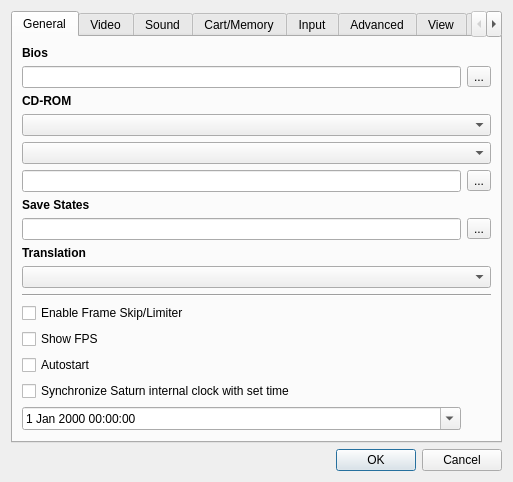
<?xml version="1.0" encoding="UTF-8"?>
<ui version="4.0">
 <class>UISettings</class>
 <widget class="QDialog" name="UISettings">
  <property name="geometry">
   <rect>
    <x>0</x>
    <y>0</y>
    <width>513</width>
    <height>451</height>
   </rect>
  </property>
  <property name="windowTitle">
   <string>Settings</string>
  </property>
  <layout class="QVBoxLayout">
   <item>
    <widget class="QTabWidget" name="twPages">
     <property name="currentIndex">
      <number>0</number>
     </property>
     <widget class="QWidget" name="wGeneral">
      <attribute name="title">
       <string>General</string>
      </attribute>
      <layout class="QGridLayout" name="gridLayout1">
       <item row="17" column="0">
        <widget class="QCheckBox" name="cbClockSync">
         <property name="text">
          <string>Synchronize Saturn internal clock with set time</string>
         </property>
        </widget>
       </item>
       <item row="19" column="0">
        <spacer>
         <property name="orientation">
          <enum>Qt::Vertical</enum>
         </property>
         <property name="sizeHint" stdset="0">
          <size>
           <width>20</width>
           <height>2</height>
          </size>
         </property>
        </spacer>
       </item>
       <item row="1" column="0">
        <widget class="QLineEdit" name="leBios"/>
       </item>
       <item row="1" column="1">
        <widget class="QToolButton" name="tbBios">
         <property name="text">
          <string>...</string>
         </property>
        </widget>
       </item>
       <item row="2" column="0" colspan="2">
        <widget class="QLabel" name="lCdRom">
         <property name="font">
          <font>
           <weight>75</weight>
           <bold>true</bold>
          </font>
         </property>
         <property name="text">
          <string>CD-ROM</string>
         </property>
         <property name="textFormat">
          <enum>Qt::PlainText</enum>
         </property>
        </widget>
       </item>
       <item row="3" column="0" colspan="2">
        <widget class="QComboBox" name="cbCdRom"/>
       </item>
       <item row="5" column="0">
        <widget class="QLineEdit" name="leCdRom"/>
       </item>
       <item row="5" column="1">
        <widget class="QToolButton" name="tbCdRom">
         <property name="text">
          <string>...</string>
         </property>
        </widget>
       </item>
       <item row="6" column="0" colspan="2">
        <widget class="QLabel" name="lSaveStates">
         <property name="font">
          <font>
           <weight>75</weight>
           <bold>true</bold>
          </font>
         </property>
         <property name="text">
          <string>Save States</string>
         </property>
         <property name="textFormat">
          <enum>Qt::PlainText</enum>
         </property>
        </widget>
       </item>
       <item row="7" column="0">
        <widget class="QLineEdit" name="leSaveStates"/>
       </item>
       <item row="7" column="1">
        <widget class="QToolButton" name="tbSaveStates">
         <property name="text">
          <string>...</string>
         </property>
        </widget>
       </item>
       <item row="8" column="0" colspan="2">
        <widget class="QLabel" name="lTranslation">
         <property name="font">
          <font>
           <weight>75</weight>
           <bold>true</bold>
          </font>
         </property>
         <property name="text">
          <string>Translation</string>
         </property>
         <property name="textFormat">
          <enum>Qt::PlainText</enum>
         </property>
        </widget>
       </item>
       <item row="12" column="0" colspan="2">
        <widget class="Line" name="line">
         <property name="orientation">
          <enum>Qt::Horizontal</enum>
         </property>
        </widget>
       </item>
       <item row="13" column="0" colspan="2">
        <widget class="QCheckBox" name="cbEnableFrameSkipLimiter">
         <property name="text">
          <string>Enable Frame Skip/Limiter</string>
         </property>
        </widget>
       </item>
       <item row="14" column="0" colspan="2">
        <widget class="QCheckBox" name="cbShowFPS">
         <property name="text">
          <string>Show FPS</string>
         </property>
        </widget>
       </item>
       <item row="15" column="0" colspan="2">
        <widget class="QCheckBox" name="cbAutostart">
         <property name="text">
          <string>Autostart</string>
         </property>
        </widget>
       </item>
       <item row="0" column="0" colspan="2">
        <widget class="QLabel" name="lBios">
         <property name="font">
          <font>
           <weight>75</weight>
           <bold>true</bold>
          </font>
         </property>
         <property name="text">
          <string>Bios</string>
         </property>
         <property name="textFormat">
          <enum>Qt::PlainText</enum>
         </property>
        </widget>
       </item>
       <item row="4" column="0" colspan="2">
        <widget class="QComboBox" name="cbCdDrive">
         <property name="sizePolicy">
          <sizepolicy hsizetype="Minimum" vsizetype="Fixed">
           <horstretch>0</horstretch>
           <verstretch>0</verstretch>
          </sizepolicy>
         </property>
        </widget>
       </item>
       <item row="9" column="0" colspan="2">
        <widget class="QComboBox" name="cbTranslation"/>
       </item>
       <item row="18" column="0">
        <widget class="QDateTimeEdit" name="dteBaseTime">
         <property name="calendarPopup">
          <bool>true</bool>
         </property>
        </widget>
       </item>
      </layout>
     </widget>
     <widget class="QWidget" name="wVideo">
      <attribute name="title">
       <string>Video</string>
      </attribute>
      <layout class="QGridLayout" name="gridLayout2">
       <item row="0" column="0" colspan="3">
        <widget class="QLabel" name="lVideoCore">
         <property name="font">
          <font>
           <weight>75</weight>
           <bold>true</bold>
          </font>
         </property>
         <property name="text">
          <string>Video Core</string>
         </property>
         <property name="textFormat">
          <enum>Qt::PlainText</enum>
         </property>
        </widget>
       </item>
       <item row="1" column="0" colspan="3">
        <widget class="QComboBox" name="cbVideoCore"/>
       </item>
       <item row="2" column="0" colspan="3">
        <widget class="QLabel" name="lOSDCore">
         <property name="font">
          <font>
           <weight>75</weight>
           <bold>true</bold>
          </font>
         </property>
         <property name="text">
          <string>OSD Core</string>
         </property>
         <property name="textFormat">
          <enum>Qt::PlainText</enum>
         </property>
        </widget>
       </item>
       <item row="3" column="0" colspan="3">
        <widget class="QComboBox" name="cbOSDCore"/>
       </item>
       <item row="4" column="0" colspan="3">
        <widget class="QLabel" name="lWinResolution">
         <property name="font">
          <font>
           <weight>75</weight>
           <bold>true</bold>
          </font>
         </property>
         <property name="text">
          <string>Window Resolution</string>
         </property>
         <property name="textFormat">
          <enum>Qt::PlainText</enum>
         </property>
        </widget>
       </item>
       <item row="5" column="0">
        <widget class="QLabel" name="lWinWidth">
         <property name="text">
          <string>Width</string>
         </property>
        </widget>
       </item>
       <item row="5" column="1">
        <widget class="QLineEdit" name="leWinWidth"/>
       </item>
       <item row="6" column="0">
        <widget class="QLabel" name="lWinHeight">
         <property name="text">
          <string>Height</string>
         </property>
        </widget>
       </item>
       <item row="6" column="1">
        <widget class="QLineEdit" name="leWinHeight"/>
       </item>
       <item row="14" column="0" colspan="3">
        <widget class="QLabel" name="lVideoFormat">
         <property name="font">
          <font>
           <weight>75</weight>
           <bold>true</bold>
          </font>
         </property>
         <property name="text">
          <string>Video Format</string>
         </property>
         <property name="textFormat">
          <enum>Qt::PlainText</enum>
         </property>
        </widget>
       </item>
       <item row="15" column="0" colspan="3">
        <widget class="QComboBox" name="cbVideoFormat"/>
       </item>
       <item row="16" column="0" colspan="3">
        <spacer>
         <property name="orientation">
          <enum>Qt::Vertical</enum>
         </property>
         <property name="sizeHint" stdset="0">
          <size>
           <width>20</width>
           <height>2</height>
          </size>
         </property>
        </spacer>
       </item>
       <item row="7" column="0">
        <widget class="QLabel" name="lFullScreenResolution">
         <property name="font">
          <font>
           <weight>75</weight>
           <bold>true</bold>
          </font>
         </property>
         <property name="text">
          <string>Fullscreen Resolution</string>
         </property>
         <property name="textFormat">
          <enum>Qt::PlainText</enum>
         </property>
        </widget>
       </item>
       <item row="10" column="0">
        <widget class="QCheckBox" name="cbFullscreen">
         <property name="text">
          <string>Start in Fullscreen</string>
         </property>
        </widget>
       </item>
       <item row="8" column="0" colspan="3">
        <widget class="QComboBox" name="cbFullscreenResolution"/>
       </item>
      </layout>
     </widget>
     <widget class="QWidget" name="wSound">
      <attribute name="title">
       <string>Sound</string>
      </attribute>
      <layout class="QVBoxLayout">
       <item>
        <widget class="QLabel" name="lSoundCore">
         <property name="font">
          <font>
           <weight>75</weight>
           <bold>true</bold>
          </font>
         </property>
         <property name="text">
          <string>Sound Core</string>
         </property>
         <property name="textFormat">
          <enum>Qt::PlainText</enum>
         </property>
        </widget>
       </item>
       <item>
        <widget class="QComboBox" name="cbSoundCore"/>
       </item>
       <item>
        <spacer>
         <property name="orientation">
          <enum>Qt::Vertical</enum>
         </property>
         <property name="sizeHint" stdset="0">
          <size>
           <width>20</width>
           <height>2</height>
          </size>
         </property>
        </spacer>
       </item>
      </layout>
     </widget>
     <widget class="QWidget" name="wCartMemory">
      <attribute name="title">
       <string>Cart/Memory</string>
      </attribute>
      <layout class="QGridLayout" name="gridLayout3">
       <item row="0" column="0" colspan="2">
        <widget class="QLabel" name="lCartridge">
         <property name="font">
          <font>
           <weight>75</weight>
           <bold>true</bold>
          </font>
         </property>
         <property name="text">
          <string>Cartridge</string>
         </property>
         <property name="textFormat">
          <enum>Qt::PlainText</enum>
         </property>
        </widget>
       </item>
       <item row="1" column="0" colspan="2">
        <widget class="QComboBox" name="cbCartridge"/>
       </item>
       <item row="2" column="0">
        <widget class="QLineEdit" name="leCartridge"/>
       </item>
       <item row="2" column="1">
        <widget class="QToolButton" name="tbCartridge">
         <property name="text">
          <string>...</string>
         </property>
        </widget>
       </item>
       <item row="3" column="0" colspan="2">
        <widget class="QLabel" name="lMemory">
         <property name="font">
          <font>
           <weight>75</weight>
           <bold>true</bold>
          </font>
         </property>
         <property name="text">
          <string>Memory</string>
         </property>
         <property name="textFormat">
          <enum>Qt::PlainText</enum>
         </property>
        </widget>
       </item>
       <item row="4" column="0">
        <widget class="QLineEdit" name="leMemory"/>
       </item>
       <item row="4" column="1">
        <widget class="QToolButton" name="tbMemory">
         <property name="text">
          <string>...</string>
         </property>
        </widget>
       </item>
       <item row="5" column="0" colspan="2">
        <widget class="QLabel" name="lMpegROM">
         <property name="font">
          <font>
           <weight>75</weight>
           <bold>true</bold>
          </font>
         </property>
         <property name="text">
          <string>Mpeg ROM</string>
         </property>
         <property name="textFormat">
          <enum>Qt::PlainText</enum>
         </property>
        </widget>
       </item>
       <item row="6" column="0">
        <widget class="QLineEdit" name="leMpegROM"/>
       </item>
       <item row="6" column="1">
        <widget class="QToolButton" name="tbMpegROM">
         <property name="text">
          <string>...</string>
         </property>
        </widget>
       </item>
       <item row="7" column="0">
        <spacer>
         <property name="orientation">
          <enum>Qt::Vertical</enum>
         </property>
         <property name="sizeHint" stdset="0">
          <size>
           <width>20</width>
           <height>2</height>
          </size>
         </property>
        </spacer>
       </item>
      </layout>
     </widget>
     <widget class="QWidget" name="wInput">
      <attribute name="title">
       <string>Input</string>
      </attribute>
      <layout class="QGridLayout" name="gridLayout4">
       <item row="0" column="0" colspan="2">
        <widget class="QLabel" name="lInput">
         <property name="sizePolicy">
          <sizepolicy hsizetype="Preferred" vsizetype="Maximum">
           <horstretch>0</horstretch>
           <verstretch>0</verstretch>
          </sizepolicy>
         </property>
         <property name="font">
          <font>
           <weight>75</weight>
           <bold>true</bold>
          </font>
         </property>
         <property name="text">
          <string>Input</string>
         </property>
         <property name="textFormat">
          <enum>Qt::PlainText</enum>
         </property>
        </widget>
       </item>
       <item row="1" column="0" colspan="2">
        <widget class="QComboBox" name="cbInput"/>
       </item>
       <item row="2" column="0">
        <widget class="UIPortManager" name="pmPort1">
         <property name="sizePolicy">
          <sizepolicy hsizetype="Preferred" vsizetype="Expanding">
           <horstretch>0</horstretch>
           <verstretch>0</verstretch>
          </sizepolicy>
         </property>
         <property name="title">
          <string>Port 1</string>
         </property>
        </widget>
       </item>
       <item row="2" column="1">
        <widget class="UIPortManager" name="pmPort2">
         <property name="sizePolicy">
          <sizepolicy hsizetype="Preferred" vsizetype="Expanding">
           <horstretch>0</horstretch>
           <verstretch>0</verstretch>
          </sizepolicy>
         </property>
         <property name="title">
          <string>Port 2</string>
         </property>
        </widget>
       </item>
       <item row="3" column="0">
        <widget class="QLabel" name="lGunMouseSensitivity">
         <property name="font">
          <font>
           <weight>75</weight>
           <bold>true</bold>
          </font>
         </property>
         <property name="text">
          <string>Gun/Mouse Sensitivity</string>
         </property>
        </widget>
       </item>
       <item row="4" column="0" colspan="2">
        <widget class="QSlider" name="sGunMouseSensitivity">
         <property name="minimum">
          <number>1</number>
         </property>
         <property name="maximum">
          <number>400</number>
         </property>
         <property name="orientation">
          <enum>Qt::Horizontal</enum>
         </property>
        </widget>
       </item>
      </layout>
     </widget>
     <widget class="QWidget" name="wAdvanced">
      <attribute name="title">
       <string>Advanced</string>
      </attribute>
      <layout class="QVBoxLayout">
       <item>
        <widget class="QLabel" name="lRegion">
         <property name="font">
          <font>
           <weight>75</weight>
           <bold>true</bold>
          </font>
         </property>
         <property name="text">
          <string>Region</string>
         </property>
         <property name="textFormat">
          <enum>Qt::PlainText</enum>
         </property>
        </widget>
       </item>
       <item>
        <widget class="QComboBox" name="cbRegion"/>
       </item>
       <item>
        <widget class="QLabel" name="lSH2Interpreter">
         <property name="font">
          <font>
           <weight>75</weight>
           <bold>true</bold>
          </font>
         </property>
         <property name="text">
          <string>SH2 Interpreter</string>
         </property>
         <property name="textFormat">
          <enum>Qt::PlainText</enum>
         </property>
        </widget>
       </item>
       <item>
        <widget class="QComboBox" name="cbSH2Interpreter"/>
       </item>
       <item>
        <spacer>
         <property name="orientation">
          <enum>Qt::Vertical</enum>
         </property>
         <property name="sizeHint" stdset="0">
          <size>
           <width>20</width>
           <height>2</height>
          </size>
         </property>
        </spacer>
       </item>
      </layout>
     </widget>
     <widget class="QWidget" name="wView">
      <attribute name="title">
       <string>View</string>
      </attribute>
      <layout class="QGridLayout">
       <item row="6" column="0">
        <spacer>
         <property name="orientation">
          <enum>Qt::Vertical</enum>
         </property>
         <property name="sizeHint" stdset="0">
          <size>
           <width>20</width>
           <height>2</height>
          </size>
         </property>
        </spacer>
       </item>
       <item row="0" column="0" colspan="3">
        <widget class="QLabel" name="lHideMenubar">
         <property name="font">
          <font>
           <weight>75</weight>
           <bold>true</bold>
          </font>
         </property>
         <property name="text">
          <string>Hide Menubar</string>
         </property>
        </widget>
       </item>
       <item row="1" column="0">
        <widget class="QRadioButton" name="rbMenubarNever">
         <property name="text">
          <string>Never</string>
         </property>
         <attribute name="buttonGroup">
          <string notr="true">bgShowMenubar</string>
         </attribute>
        </widget>
       </item>
       <item row="1" column="1">
        <widget class="QRadioButton" name="rbMenubarFullscreen">
         <property name="text">
          <string>On fullscreen</string>
         </property>
         <attribute name="buttonGroup">
          <string notr="true">bgShowMenubar</string>
         </attribute>
        </widget>
       </item>
       <item row="1" column="2">
        <widget class="QRadioButton" name="rbMenubarAlways">
         <property name="text">
          <string>Always</string>
         </property>
         <attribute name="buttonGroup">
          <string notr="true">bgShowMenubar</string>
         </attribute>
        </widget>
       </item>
       <item row="2" column="0" colspan="3">
        <widget class="QLabel" name="lHideToolbar">
         <property name="font">
          <font>
           <weight>75</weight>
           <bold>true</bold>
          </font>
         </property>
         <property name="text">
          <string>Hide Toolbar</string>
         </property>
        </widget>
       </item>
       <item row="3" column="0">
        <widget class="QRadioButton" name="rbToolbarNever">
         <property name="text">
          <string>Never</string>
         </property>
         <attribute name="buttonGroup">
          <string notr="true">bgShowToolbar</string>
         </attribute>
        </widget>
       </item>
       <item row="3" column="1">
        <widget class="QRadioButton" name="rbToolbarFullscreen">
         <property name="text">
          <string>On fullscreen</string>
         </property>
         <attribute name="buttonGroup">
          <string notr="true">bgShowToolbar</string>
         </attribute>
        </widget>
       </item>
       <item row="3" column="2">
        <widget class="QRadioButton" name="rbToolbarAlways">
         <property name="text">
          <string>Always</string>
         </property>
         <attribute name="buttonGroup">
          <string notr="true">bgShowToolbar</string>
         </attribute>
        </widget>
       </item>
       <item row="4" column="0" colspan="3">
        <widget class="QLabel" name="label">
         <property name="font">
          <font>
           <weight>75</weight>
           <bold>true</bold>
          </font>
         </property>
         <property name="text">
          <string>Show Log Window</string>
         </property>
        </widget>
       </item>
       <item row="5" column="1">
        <widget class="QRadioButton" name="rbLogWindowMessage">
         <property name="text">
          <string>On message</string>
         </property>
         <attribute name="buttonGroup">
          <string notr="true">bgShowLogWindow</string>
         </attribute>
        </widget>
       </item>
       <item row="1" column="3">
        <widget class="QRadioButton" name="rbMenubarFullscreenHover">
         <property name="text">
          <string>Display on Hover</string>
         </property>
         <attribute name="buttonGroup">
          <string notr="true">bgShowMenubar</string>
         </attribute>
        </widget>
       </item>
       <item row="5" column="0">
        <widget class="QRadioButton" name="rbLogWindowNever">
         <property name="text">
          <string>Never</string>
         </property>
         <attribute name="buttonGroup">
          <string notr="true">bgShowLogWindow</string>
         </attribute>
        </widget>
       </item>
      </layout>
     </widget>
     <widget class="QWidget" name="tab">
      <attribute name="title">
       <string>Shortcuts</string>
      </attribute>
      <layout class="QVBoxLayout" name="verticalLayout">
       <item>
        <widget class="UIShortcutManager" name="twShortcuts">
         <property name="tabKeyNavigation">
          <bool>false</bool>
         </property>
         <property name="dragDropOverwriteMode">
          <bool>false</bool>
         </property>
         <property name="selectionBehavior">
          <enum>QAbstractItemView::SelectRows</enum>
         </property>
         <attribute name="horizontalHeaderCascadingSectionResizes">
          <bool>false</bool>
         </attribute>
         <attribute name="horizontalHeaderStretchLastSection">
          <bool>false</bool>
         </attribute>
         <attribute name="verticalHeaderVisible">
          <bool>false</bool>
         </attribute>
         <attribute name="verticalHeaderStretchLastSection">
          <bool>false</bool>
         </attribute>
         <column>
          <property name="text">
           <string>Description</string>
          </property>
         </column>
         <column>
          <property name="text">
           <string>Shortcut</string>
          </property>
         </column>
        </widget>
       </item>
      </layout>
     </widget>
    </widget>
   </item>
   <item>
    <widget class="QDialogButtonBox" name="dbbButtons">
     <property name="orientation">
      <enum>Qt::Horizontal</enum>
     </property>
     <property name="standardButtons">
      <set>QDialogButtonBox::Cancel|QDialogButtonBox::Ok</set>
     </property>
    </widget>
   </item>
  </layout>
 </widget>
 <customwidgets>
  <customwidget>
   <class>UIPortManager</class>
   <extends>QGroupBox</extends>
   <header>ui/UIPortManager.h</header>
   <container>1</container>
  </customwidget>
  <customwidget>
   <class>UIShortcutManager</class>
   <extends>QTableWidget</extends>
   <header>UIShortcutManager.h</header>
  </customwidget>
 </customwidgets>
 <resources/>
 <connections>
  <connection>
   <sender>dbbButtons</sender>
   <signal>accepted()</signal>
   <receiver>UISettings</receiver>
   <slot>accept()</slot>
   <hints>
    <hint type="sourcelabel">
     <x>373</x>
     <y>399</y>
    </hint>
    <hint type="destinationlabel">
     <x>383</x>
     <y>403</y>
    </hint>
   </hints>
  </connection>
  <connection>
   <sender>dbbButtons</sender>
   <signal>rejected()</signal>
   <receiver>UISettings</receiver>
   <slot>reject()</slot>
   <hints>
    <hint type="sourcelabel">
     <x>467</x>
     <y>399</y>
    </hint>
    <hint type="destinationlabel">
     <x>453</x>
     <y>352</y>
    </hint>
   </hints>
  </connection>
 </connections>
 <buttongroups>
  <buttongroup name="bgShowLogWindow"/>
  <buttongroup name="bgShowToolbar"/>
  <buttongroup name="bgShowMenubar"/>
 </buttongroups>
</ui>
